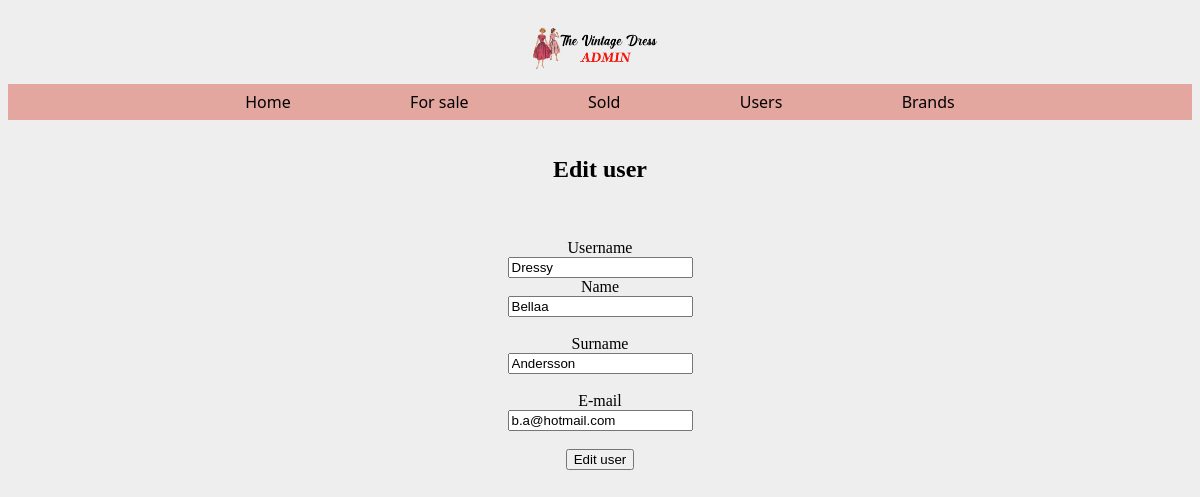
/user-edit.php?id=3, run on an earlier commit of the app's database.
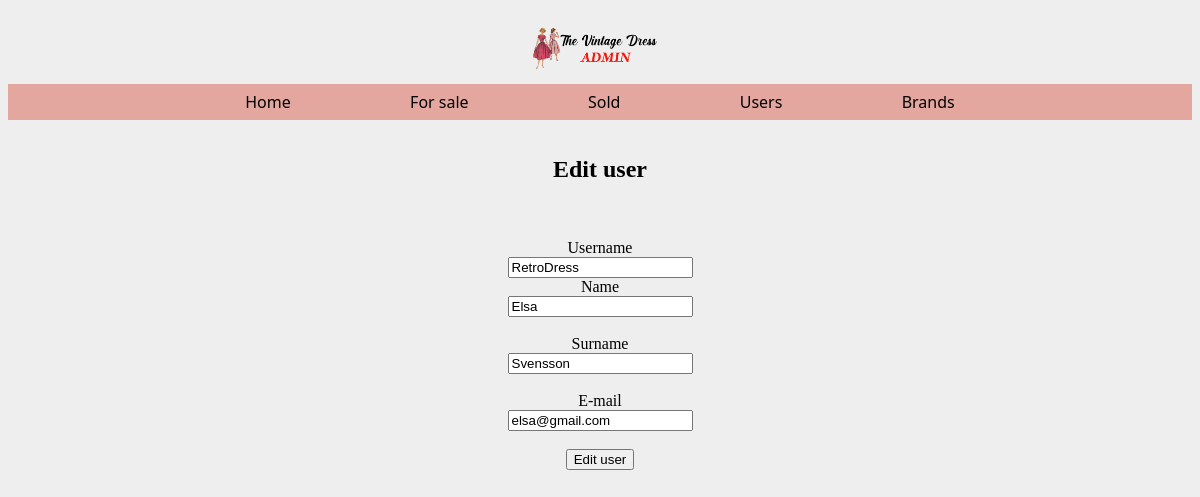
And on a later commit of the database.
### tables this page shows
CREATE TABLE `users` (
  `id` int(11) NOT NULL,
  `username` varchar(32) NOT NULL,
  `first_name` varchar(32) NOT NULL,
  `last_name` varchar(32) NOT NULL,
  `email` varchar(65) NOT NULL
);

### user-edit.php (called while the page is built)
<?php
require 'controller/user-controller.php';
require 'classes/view/user-view.php';
require 'classes/model/user-model.php';
$pdo = require 'partials/connect.php';
$userModel = new UserModel($pdo);
$userView = new UserView();
$userController = new UserController($userModel, $userView);
include 'partials/header.php';
include 'partials/nav.php';
$userController->edit();
include 'partials/footer.php';

### classes/model/db.php (called while the page is built, shortened)
<?php
class DB
{
    public function __construct(PDO $pdo)
    {
        $this->pdo = $pdo;
    }
}

### classes/model/user-model.php (called while the page is built, shortened)
<?php
require_once 'db.php';
class UserModel extends DB
{
    protected $table = "users";
    public function getUser(int $id)
    {
        $sql = "SELECT * FROM {$this->table} WHERE id= ?";
        $statement = $this->pdo->prepare($sql);
        $statement->execute([$id]);
        return $statement->fetchAll();
    }
}

### classes/view/user-view.php (the view, shortened to what this page needs)
<?php
class UserView
{
    public function renderEditUserForm($user)
    {
        echo "<h2>Edit user</h2>";
        echo "<form class='centerForm' action='form-handlers/user-edit-form-handler.php' method='post'>";
        echo "<br>";
        echo "<input type='hidden' value='{$user[0]['id']}' name='id'><br>";
        echo "<label for='{$user[0]['username']}'>Username<br></label><input type='text' value='{$user[0]['username']}' name='username' ><br>";
        echo "<label for='{$user[0]['first_name']}'>Name<br></label><input type='text' value='{$user[0]['first_name']}' name='first_name'><br><br>";
        echo "<label for='{$user[0]['last_name']}'>Surname<br></label><input type='text' value='{$user[0]['last_name']}' name='last_name'><br><br>";
        echo "<label for='{$user[0]['email']}'>E-mail<br></label><input type='text' value='{$user[0]['email']}' name='email'><br><br>";
        echo "<button type='submit'>Edit user</button>";
        echo "</form>";
    }
}

What changed in the data, as far as the page shows it:
changed users: username "Dressy" → "RetroDress"; first_name "Bellaa" → "Elsa"; last_name "Andersson" → "Svensson"; email "b.a@hotmail.com" → "elsa@gmail.com"
